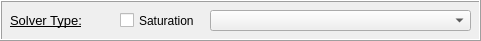
  <widget class="QFrame" name="frame_statebar">
   <property name="geometry">
    <rect>
     <x>10</x>
     <y>10</y>
     <width>481</width>
     <height>41</height>
    </rect>
   </property>
   <property name="toolTip">
    <string>Solver settings</string>
   </property>
   <property name="frameShape">
    <enum>QFrame::Box</enum>
   </property>
   <property name="frameShadow">
    <enum>QFrame::Raised</enum>
   </property>
   <property name="midLineWidth">
    <number>0</number>
   </property>
   <widget class="QLabel" name="label_65">
    <property name="geometry">
     <rect>
      <x>10</x>
      <y>10</y>
      <width>91</width>
      <height>21</height>
     </rect>
    </property>
    <property name="font">
     <font>
      <pointsize>10</pointsize>
      <underline>true</underline>
     </font>
    </property>
    <property name="text">
     <string>Solver Type:</string>
    </property>
   </widget>
   <widget class="QComboBox" name="comboBox_solverType">
    <property name="geometry">
     <rect>
      <x>210</x>
      <y>10</y>
      <width>261</width>
      <height>21</height>
     </rect>
    </property>
   </widget>
   <widget class="QCheckBox" name="checkBox_sat">
    <property name="geometry">
     <rect>
      <x>120</x>
      <y>10</y>
      <width>91</width>
      <height>21</height>
     </rect>
    </property>
    <property name="text">
     <string>Saturation</string>
    </property>
    <property name="checked">
     <bool>false</bool>
    </property>
   </widget>
  </widget>
